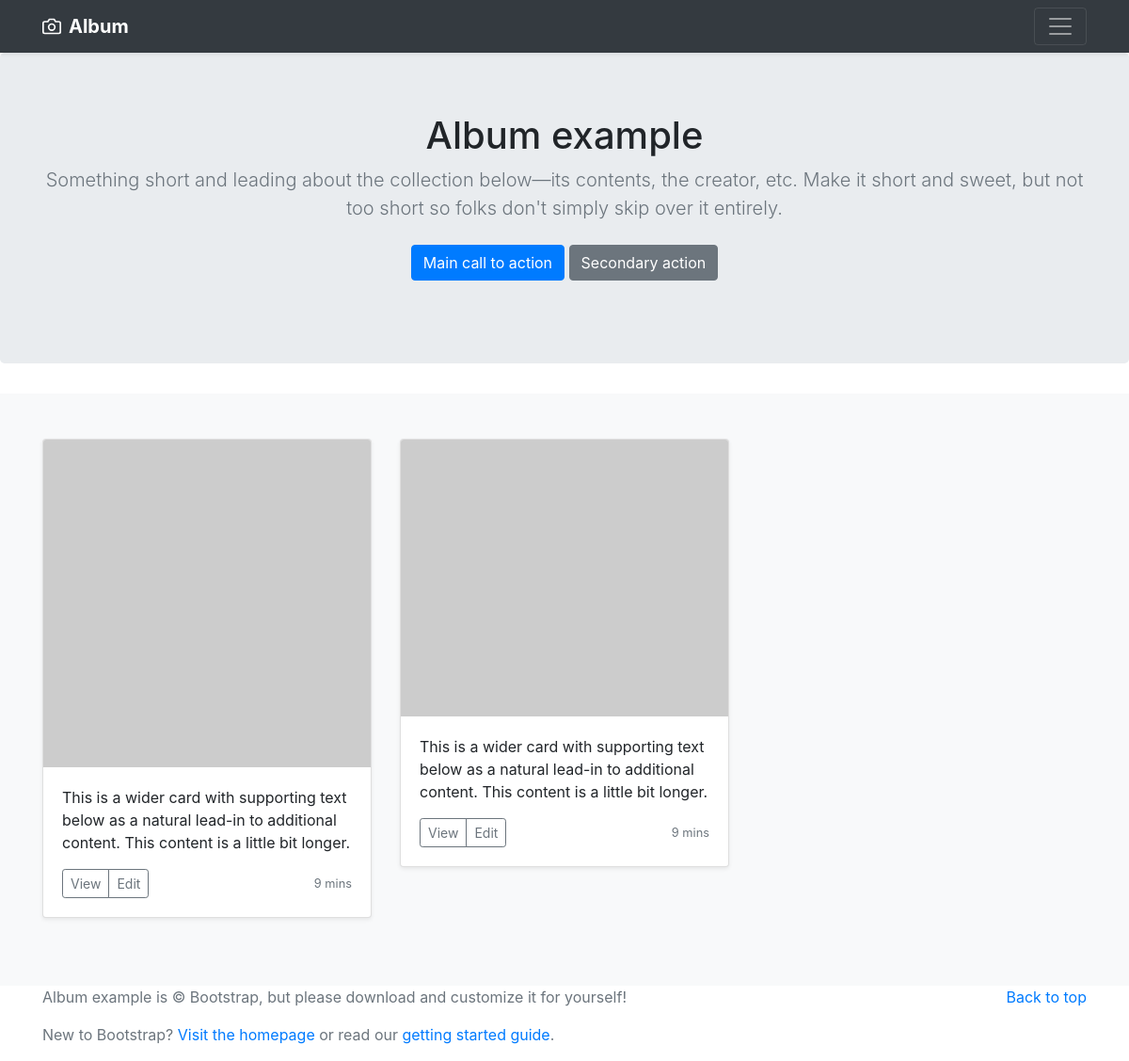
The page / on the database its author committed.
### uiappfrontend/models.py (models this page shows, shortened)
class blogs(models.Model):
    content = models.TextField()
    thumbnail = models.CharField(max_length=100)
    created_date = models.DateTimeField(default=timezone.now)

### uiappfrontend/views.py (the view)
# urls.py: path('', views.index, name="index"),
def index(requests):
	data = blogs.objects.all()
	return render(requests, 'index.html', {'blogs': data})

### uiappfrontend/templates/index.html (shortened to what this page needs)
<!doctype html>
<html lang="en">
  <head>
    <link href="https://getbootstrap.com/docs/4.1/dist/css/bootstrap.min.css" rel="stylesheet">
    <link href="https://getbootstrap.com/docs/4.1/examples/album/album.css" rel="stylesheet">
  </head>
  <body>
    <header>
      <div class="navbar navbar-dark bg-dark shadow-sm">
        <div class="container d-flex justify-content-between">
          <a href="#" class="navbar-brand d-flex align-items-center">
            <strong>Album</strong>
          </a>
          <button class="navbar-toggler" type="button" data-toggle="collapse" data-target="#navbarHeader" aria-controls="navbarHeader" aria-expanded="false" aria-label="Toggle navigation">
            <span class="navbar-toggler-icon"></span>
          </button>
        </div>
      </div>
    </header>
    <main role="main">
      <section class="jumbotron text-center">
        <div class="container">
          <h1 class="jumbotron-heading">Album example</h1>
          <p class="lead text-muted">Something short and leading about the collection below—its contents, the creator, etc. Make it short and sweet, but not too short so folks don't simply skip over it entirely.</p>
          <p>
            <a href="#" class="btn btn-primary my-2">Main call to action</a>
            <a href="#" class="btn btn-secondary my-2">Secondary action</a>
          </p>
        </div>
      </section>
      <div class="album py-5 bg-light">
        <div class="container">
          <div class="row">
            {% for blog in blogs %}
                <div class="col-md-4">
                    <div class="card mb-4 shadow-sm">
                    <img class="card-img-top" src="{{blog.thumbnail}}" alt="Card image cap">
                    <div class="card-body">
                        <p class="card-text">{{blog.content}}</p>
                        <div class="d-flex justify-content-between align-items-center">
                        <div class="btn-group">
                            <button type="button" class="btn btn-sm btn-outline-secondary">View</button>
                            <button type="button" class="btn btn-sm btn-outline-secondary">Edit</button>
                        </div>
                        <small class="text-muted">9 mins</small>
                        </div>
                    </div>
                    </div>
                </div>
            {% endfor %}
          </div>
        </div>
      </div>
    </main>
    <footer class="text-muted">
      <div class="container">
        <p class="float-right">
          <a href="#">Back to top</a>
        </p>
        <p>Album example is &copy; Bootstrap, but please download and customize it for yourself!</p>
        <p>New to Bootstrap? <a href="../../">Visit the homepage</a> or read our <a href="../../getting-started/">getting started guide</a>.</p>
      </div>
    </footer>
  </body>
</html>

### rows shown on the page
blogs: content "This is a wider card with supporting text below as a natural lead-in to additional content. This content is a little bit longer."
blogs: content "This is a wider card with supporting text below as a natural lead-in to additional content. This content is a little bit longer."
